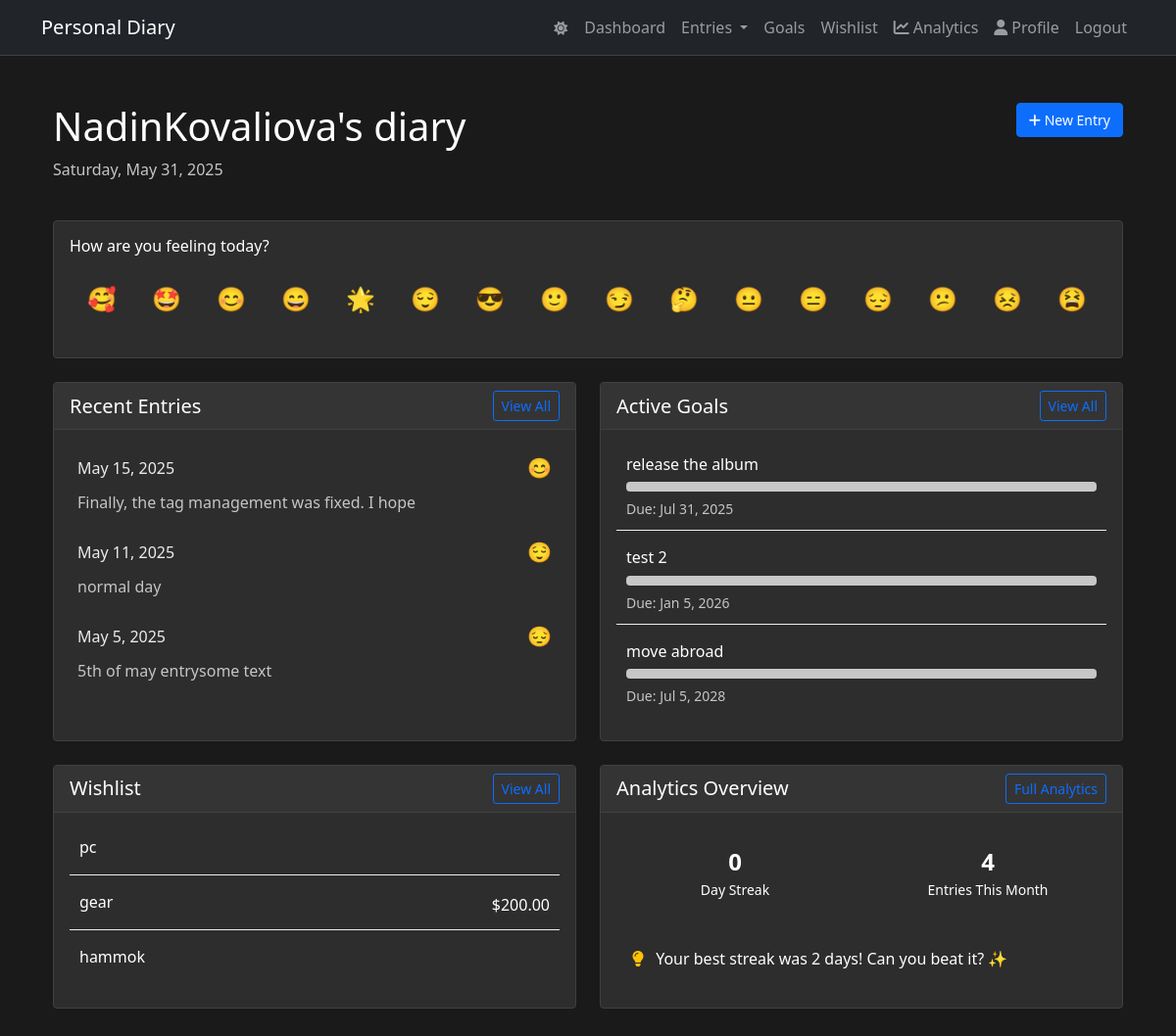
The page /dashboard/ (signed in) on the database as committed earlier.
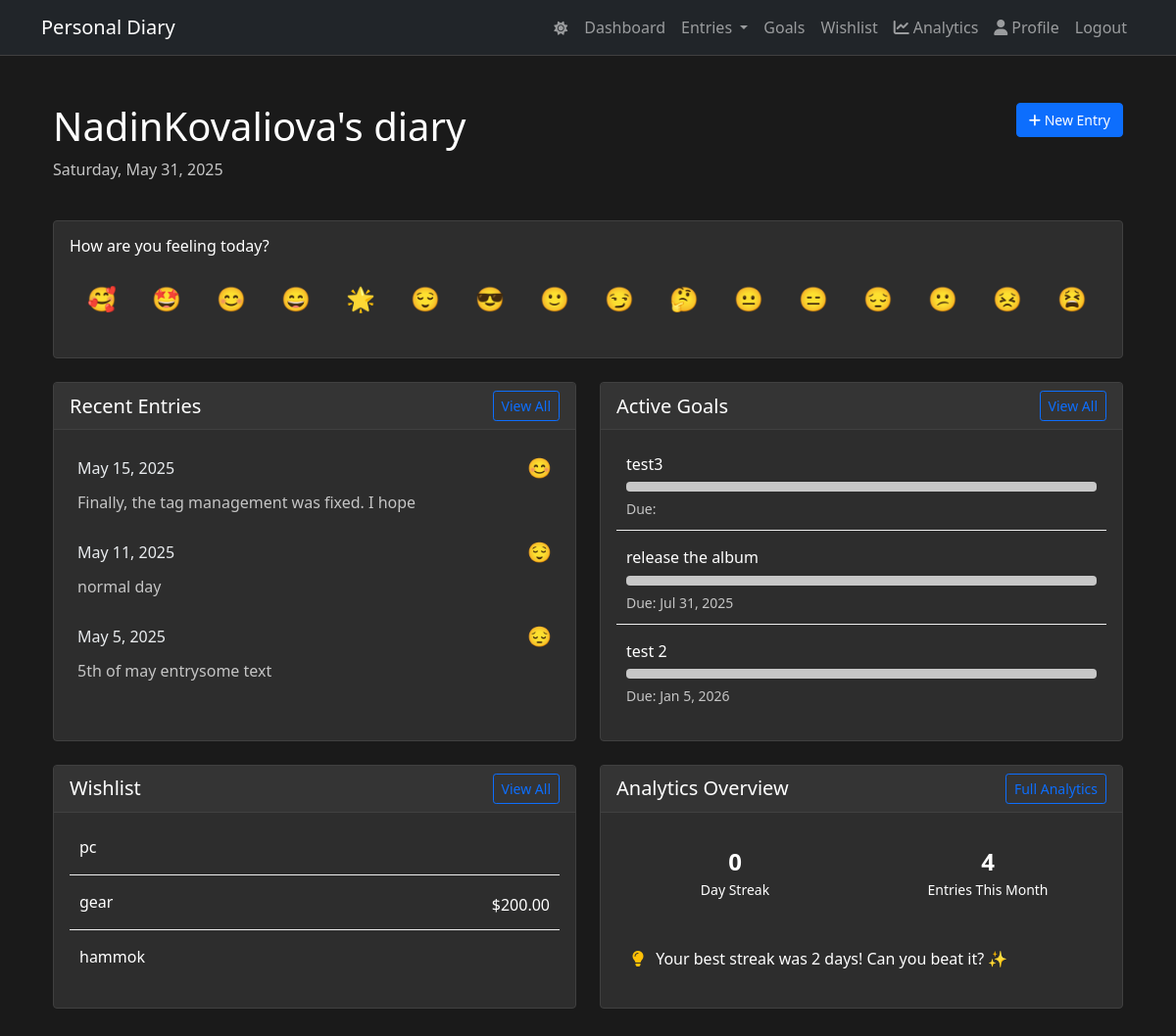
The same page on the database as committed later.
### diary/models.py (models this page shows, shortened)
class DiaryEntry(models.Model):
    STATUS_CHOICES = [
        ('active', 'Active'),
        ('archived', 'Archived'),
        ('trash', 'Trash')
    ]
    user = models.ForeignKey(User, on_delete=models.CASCADE)
    content = models.TextField()
    emoji_of_day = models.CharField(max_length=50, blank=True)
    created_at = models.DateTimeField(auto_now_add=True)
    tags = models.ManyToManyField('Tag', blank=True)
    daily_mood = models.ForeignKey(
        DailyMood,
        on_delete=models.SET_NULL,
        null=True,
        blank=True,
        related_name='entries'
    )
    is_autosave = models.BooleanField(default=False)
    status = models.CharField(
        max_length=10,
        choices=STATUS_CHOICES,
        default='active'
    )
    deleted_at = models.DateTimeField(null=True, blank=True)

class Goal(models.Model):
    user = models.ForeignKey(User, on_delete=models.CASCADE)
    title = models.CharField(max_length=200)
    description = models.TextField(blank=True)
    deadline = models.DateField(null=True, blank=True)  # Make deadline optional
    progress = models.PositiveIntegerField(default=0)
    completed = models.BooleanField(default=False)
    subtasks = models.JSONField(default=list)
    created_at = models.DateTimeField(auto_now_add=True, null=True)
    order = models.IntegerField(default=0)
    class Meta:
        ordering = [
            'completed',
            models.F('deadline').asc(nulls_first=True),
            '-created_at'
        ]

class WishListItem(models.Model):
    user = models.ForeignKey(User, on_delete=models.CASCADE)
    title = models.CharField(max_length=200)
    description = models.TextField(blank=True)
    price = models.DecimalField(max_digits=10, decimal_places=2, null=True, blank=True)
    purchased = models.BooleanField(default=False)
    priority = models.IntegerField(default=0, null=True, blank=True)
    created_at = models.DateTimeField(auto_now_add=True, null=True)
    class Meta:
            ordering = [
                'purchased',
                models.F('priority').asc(nulls_first=True),  # Null priority first, then by priority
                '-created_at'
            ]

### diary/views.py (the view)
# urls.py: path('dashboard/', views.dashboard, name='dashboard'),
@login_required
def dashboard(request):
    today = timezone.now().date()
    today_mood = DailyMood.objects.filter(
        user=request.user,
        date=today
    ).first()
    entries = DiaryEntry.objects.filter(user=request.user, status='active')
    dates = sorted(entries.values_list('created_at__date', flat=True))
    current_streak, max_streak = calculate_streak(dates)
    latest_insight = None
    if current_streak >= 3:
        latest_insight = f"You're on a {current_streak}-day writing streak! 🔥"
    elif max_streak > current_streak:
        latest_insight = f"Your best streak was {max_streak} days! Can you beat it? ✨"
    elif entries.count() > 0:
        latest_insight = "Keep writing to build your streak! ✍️"
    context = {
        'recent_entries': entries.order_by('-created_at')[:3],
        'active_goals': Goal.objects.filter(user=request.user, completed=False).order_by('deadline')[:3],
        'wishlist_items': WishListItem.objects.filter(user=request.user, purchased=False).order_by('priority')[:3],
        'emoji_suggestions': ['🥰', '🤩', '😊', '😄', '🌟', '😌', '😎', '🙂', '😏',
                            '🤔', '😐', '😑', '😔', '😕', '😣', '😫', '😤', '😠', '😢', '😭'],
        'today_mood': today_mood,
        'dark_mode': request.user.profile.dark_mode,
        'current_streak': current_streak,
        'max_streak': max_streak,
        'entries_this_month': entries.filter(created_at__month=timezone.now().month).count(),
        'latest_insight': latest_insight,
        'now': timezone.now()
    }
    return render(request, 'diary/dashboard.html', context)

### diary/views.py (called while the page is built)
def calculate_streak(dates):
    if not dates:
        return 0, 0
    dates = sorted(dates)
    today = timezone.now().date()
    current_streak = 1
    max_streak = 1
    for i in range(1, len(dates)):
        date_diff = (dates[i] - dates[i-1]).days
        if date_diff == 1:
            current_streak += 1
            max_streak = max(max_streak, current_streak)
        elif date_diff > 1:
            current_streak = 1
    if dates[-1] != today:
        current_streak = 0
    return current_streak, max_streak

### diary/templates/diary/dashboard.html (shortened to what the changed rows need)
{% extends "diary/layout.html" %}
{% block content %}
<div class="container py-4">
    <div class="row mb-4">
        <div class="col">
            <h1>{{ user.username }}'s diary</h1>
        </div>
    </div>
    <div class="card mb-4">
        <div class="card-body">
            <div class="emoji-picker-container">
                <div class="d-flex gap-3 flex-wrap emoji-container">
                    {% for emoji in emoji_suggestions %}
                        <span class="emoji-option fs-4 {% if today_mood and emoji == today_mood.mood %}selected{% endif %}"
                              role="button"
                              data-emoji="{{ emoji }}">{{ emoji }}</span>
                    {% endfor %}
                </div>
            </div>
        </div>
    </div>
    <div class="row">
        <div class="col-md-6 mb-4">
            <div class="card h-100">
                <div class="card-body">
                    {% if recent_entries %}
                        {% for entry in recent_entries %}
                            <a href="{% url 'entry-detail' pk=entry.pk %}" class="text-decoration-none">
                                <div class="entry-preview mb-3" data-date="{{ entry.created_at|date:'Y-m-d' }}">
                                    <div class="d-flex justify-content-between align-items-center mb-2">
                                        <h6 class="mb-0">{{ entry.created_at|date:"F j, Y" }}</h6>
                                        {% if entry.emoji_of_day %}
                                            <span class="entry-emoji fs-5">{{ entry.emoji_of_day }}</span>
                                        {% endif %}
                                    </div>
                                    <div class="entry-content text-muted">
                                        {{ entry.content|striptags|truncatechars:150 }}
                                    </div>
                                </div>
                            </a>
                        {% endfor %}
                    {% else %}
                        <p class="text-center text-muted">No entries yet</p>
                    {% endif %}
                </div>
            </div>
        </div>
        <div class="col-md-6 mb-4">
            <div class="card h-100">
                <div class="card-body">
                    {% if active_goals %}
                        {% for goal in active_goals %}
                            <div class="goal-preview mb-3">
                                <h6>{{ goal.title }}</h6>
                                <div class="progress">
                                </div>
                                <small class="text-muted">Due: {{ goal.deadline|date:"M j, Y" }}</small>
                            </div>
                        {% endfor %}
                    {% else %}
                        <p class="text-center text-muted">No active goals</p>
                    {% endif %}
                </div>
            </div>
        </div>
    </div>
    <div class="row">
        <div class="col-md-6 mb-4">
            <div class="card h-100">
                <div class="card-body">
                    {% if wishlist_items %}
                        {% for item in wishlist_items %}
                            <div class="wishlist-item mb-3">
                                <div class="d-flex justify-content-between">
                                    <h6>{{ item.title }}</h6>
                                    {% if item.price %}
                                        <span>${{ item.price }}</span>
                                    {% endif %}
                                </div>
                            </div>
                        {% endfor %}
                    {% else %}
                        <p class="text-center text-muted">Your wishlist is empty</p>
                    {% endif %}
                </div>
            </div>
        </div>
    </div>
</div>
{% endblock %}

Rows that differ between the two databases and show on the page:
no longer on this page (row unchanged): Goal: title "move abroad", deadline "Jul 5, 2028"
added Goal: title "test3"
